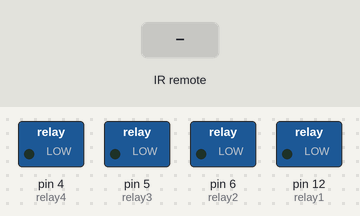
Recording of a sketch running on a simulated Arduino Uno, built with avr-gcc and run on an emulated ATmega328P. Shown: switched loads named in the sketch (green lamp = pin HIGH). Inputs (shaded band) come from the test bench.

Above: at 1.2 s.
1.3 s: infrared code 0x6BC6597B received
At 2.2 s:
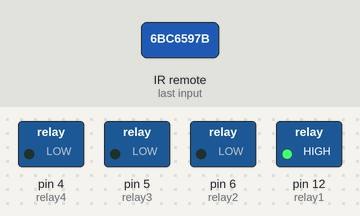
2.8 s: infrared code 0x735B797E received
At 3.3 s:
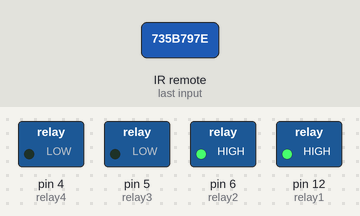
4.3 s: infrared code 0x1EC81DBF received
At 5.5 s:
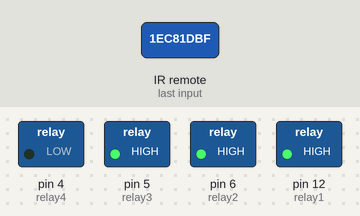
5.8 s: infrared code 0x450753D6 received
At 6.8 s:
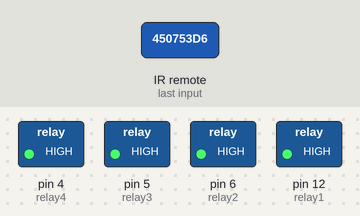
7.3 s: infrared code 0x6BC6597B received
At 7.9 s:
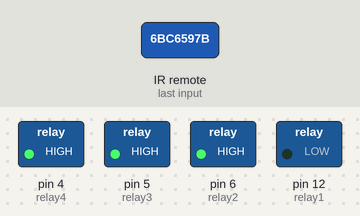
8.8 s: infrared code 0xBA0F4EDF received
At 9.1 s:
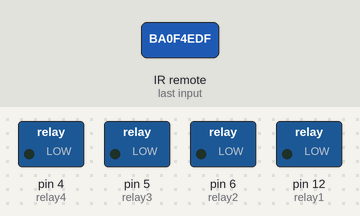
Timing chart, 0 to 11.3 s (numbered marks = the images above; inputs shaded):
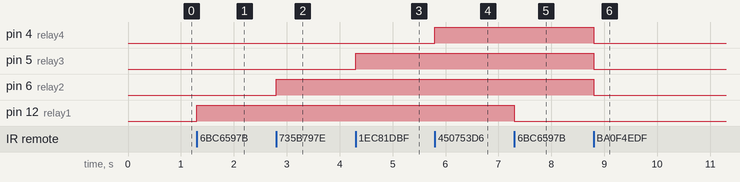

The sketch:

ECE326REMOTE.ino
```cpp
#include <IRremote.h>

int RECV_PIN = 8;
IRrecv irrecv(RECV_PIN);
decode_results results;

#define BUTTON_1 0x6BC6597B
#define BUTTON_2 0x735B797E
#define BUTTON_3 0x1EC81DBF
#define BUTTON_4 0x450753D6
#define BUTTON_0 0xBA0F4EDF
#define BUTTON_OK 0x4AC4DA9A

int relay1 = 12;
int relay2 = 6;
int relay3 = 5;
int relay4 = 4;

int state1 = 0;
int state2 = 0;
int state3 = 0;
int state4 = 0;


void setup()
{
  pinMode(relay1, OUTPUT);
  pinMode(relay2, OUTPUT);
  pinMode(relay3, OUTPUT);
  pinMode(relay4, OUTPUT);

  irrecv.enableIRIn();
}
void loop() {

  if (irrecv.decode(&results))
  {
    if (results.value == BUTTON_0)
    {
      digitalWrite(relay1, LOW);
      digitalWrite(relay2, LOW);
      digitalWrite(relay3, LOW);
      digitalWrite(relay4, LOW);
    }
    if (results.value == BUTTON_OK)
    {
      digitalWrite(relay1, HIGH);
      digitalWrite(relay2, HIGH);
      digitalWrite(relay3, HIGH);
      digitalWrite(relay4, HIGH);
    }
    if (results.value == BUTTON_1)
    {
      if (state1 == 0)
      {
        digitalWrite(relay1, HIGH);
        state1 = 1;
        delay(500);
      }
      else if (state1 == 1)
      {
        digitalWrite(relay1, LOW);
        state1 = 0;
        delay(500);
      }
    }
    if (results.value == BUTTON_2)
    {
      if (state2 == 0)
      {
        digitalWrite(relay2, HIGH);
        state2 = 1;
        delay(500);
      }
      else if (state2 == 1)
      {
        digitalWrite(relay2, LOW);
        state2 = 0;
        delay(500);
      }
    }
    if (results.value == BUTTON_3)
    {
      if (state3 == 0)
      {
        digitalWrite(relay3, HIGH);
        state3 = 1;
        delay(500);
      }
      else if (state3 == 1)
      {
        digitalWrite(relay3, LOW);
        state3 = 0;
        delay(500);
      }
    }
    if (results.value == BUTTON_4)
    {
      if (state4 == 0)
      {
        digitalWrite(relay4, HIGH);
        state4 = 1;
        delay(500);
      }
      else if (state4 == 1)
      {
        digitalWrite(relay1, LOW);
        state4 = 0;
        delay(500);
      }
    }
    irrecv.resume();
  }
}
```

Measured:
- after the input at 1.3 s, pin 12 (relay1): LOW → HIGH at once
- after the input at 2.8 s, pin 6 (relay2): LOW → HIGH at once
- after the input at 4.3 s, pin 5 (relay3): LOW → HIGH at once
- after the input at 5.8 s, pin 4 (relay4): LOW → HIGH at once
- after the input at 7.3 s, pin 12 (relay1): HIGH → LOW at once
- after the input at 8.8 s, pin 4 (relay4), pin 5 (relay3), pin 6 (relay2): HIGH → LOW at once
